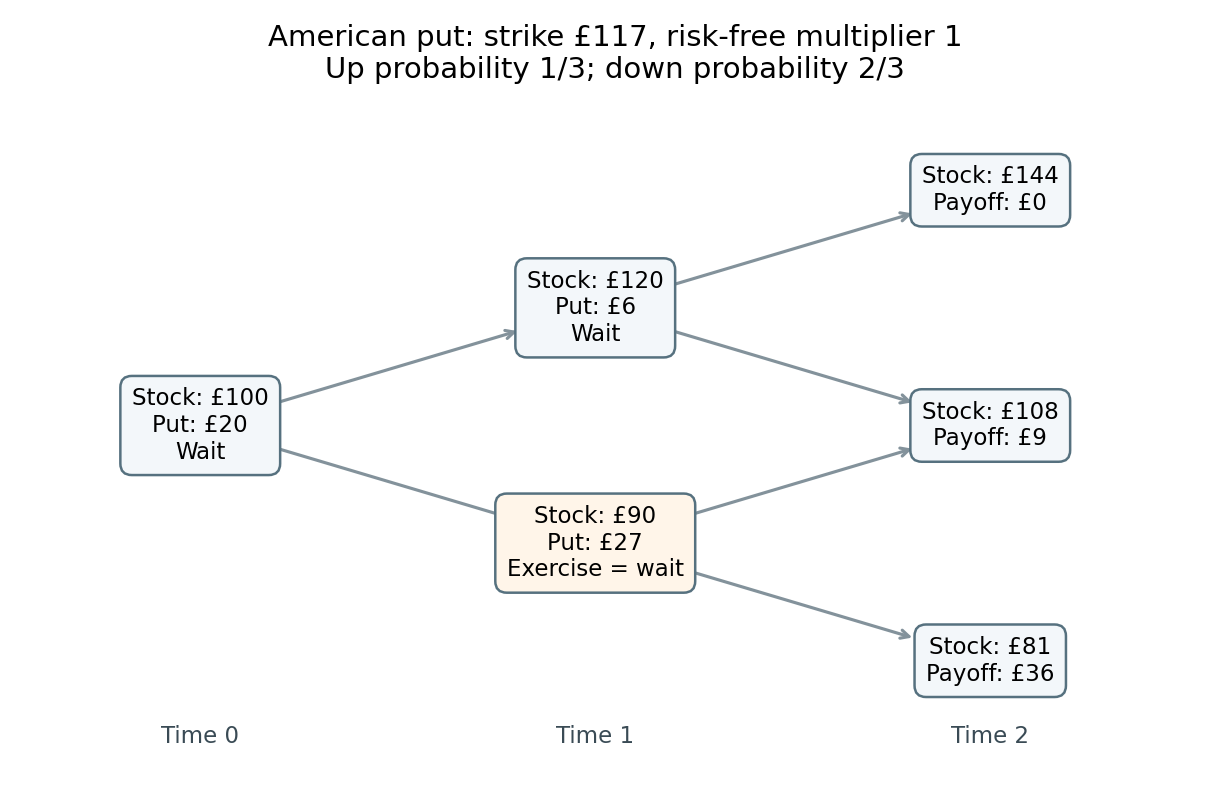

The Python source for this figure:
"""Oxford B10 2011: original backward-induction tree for question 4(e).

Writes 2011-american-put-tree.png in the process CWD, white background.
Tested with Python 3.14.4, Matplotlib 3.10.7; root pyproject.toml.
"""
import matplotlib
matplotlib.use("Agg")
import matplotlib.pyplot as plt


def main():
    nodes={"0":(0,0),"u":(1,1),"d":(1,-1),"uu":(2,2),"ud":(2,0),"dd":(2,-2)}
    labels={"0":"Stock: £100\nPut: £20\nWait", "u":"Stock: £120\nPut: £6\nWait", "d":"Stock: £90\nPut: £27\nExercise = wait", "uu":"Stock: £144\nPayoff: £0", "ud":"Stock: £108\nPayoff: £9", "dd":"Stock: £81\nPayoff: £36"}
    fig,ax=plt.subplots(figsize=(8.2,5.3),facecolor="white")
    for first,second in [("0","u"),("0","d"),("u","uu"),("u","ud"),("d","ud"),("d","dd")]:
        a,b=nodes[first],nodes[second]
        ax.annotate("",xy=b,xytext=a,arrowprops={"arrowstyle":"->","color":"#83929b","lw":1.5,"shrinkA":39,"shrinkB":39},zorder=1)
    for name,xy in nodes.items():
        ax.text(*xy,labels[name],ha="center",va="center",fontsize=11,bbox={"boxstyle":"round,pad=.5","facecolor":"#f3f7fa" if name!="d" else "#fff5e9","edgecolor":"#56717f","linewidth":1.2},zorder=3)
    for t in range(3):ax.text(t,-2.7,f"Time {t}",ha="center",fontsize=11,color="#3a4b55")
    ax.set_title("American put: strike £117, risk-free multiplier 1\nUp probability 1/3; down probability 2/3",fontsize=14,pad=20)
    ax.set(xlim=(-.45,2.55),ylim=(-2.95,2.6))
    ax.axis("off")
    fig.tight_layout()
    fig.savefig("2011-american-put-tree.png",dpi=150,facecolor="white")
    plt.close(fig)


if __name__=="__main__":main()
